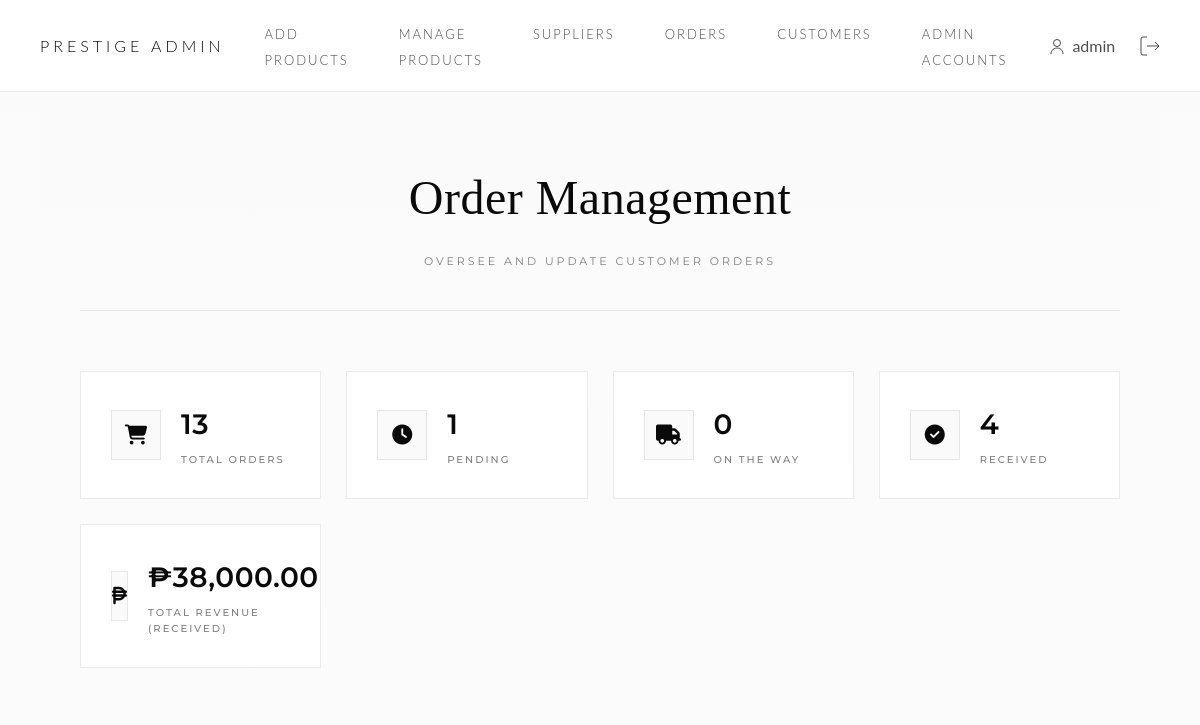
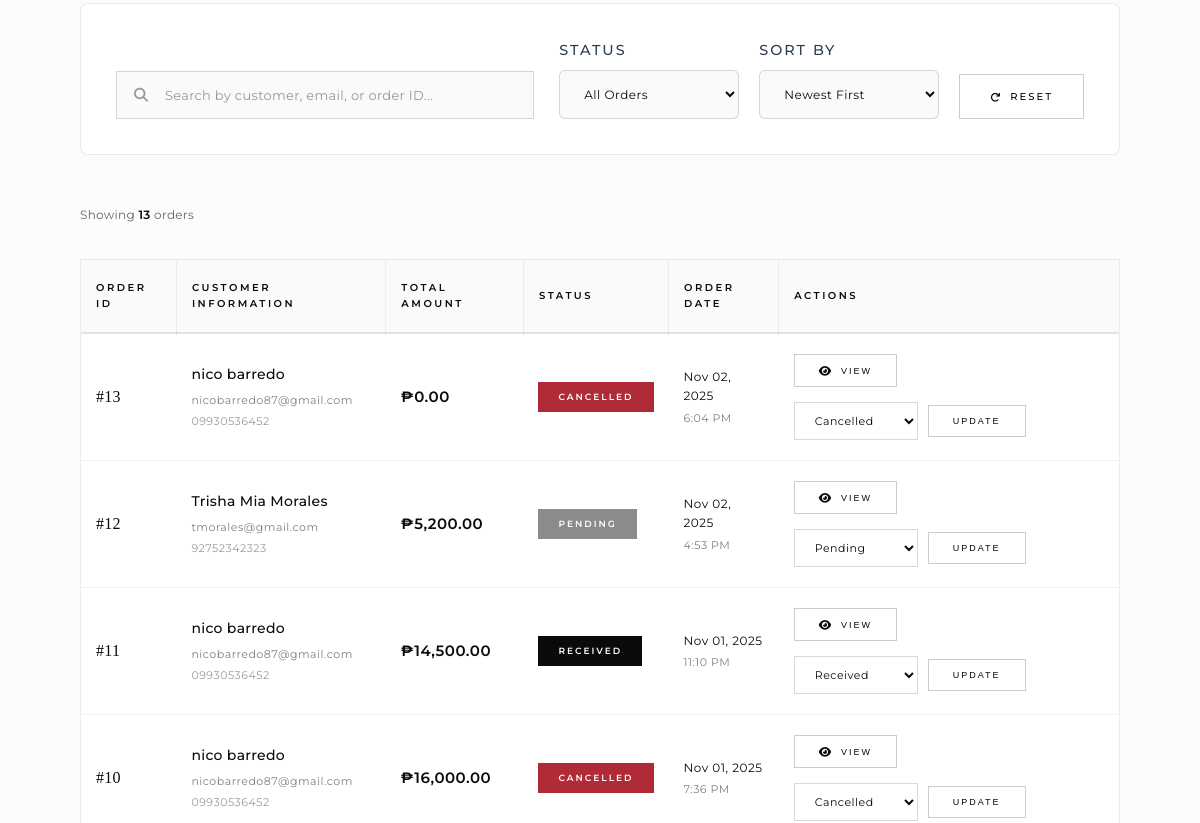
The app's page /admin/orders.php (signed in, upper part), older data (2 pictures, top to bottom).
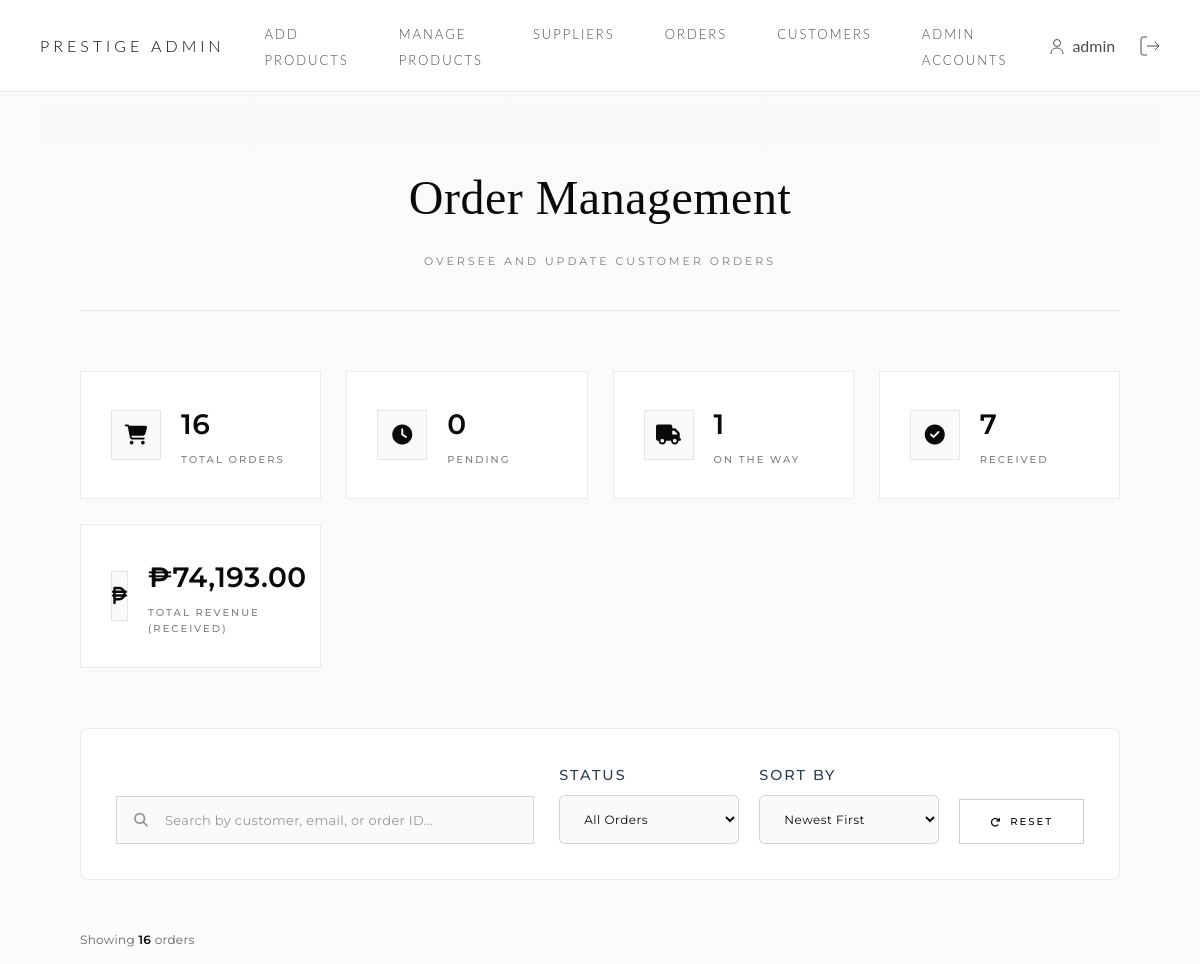
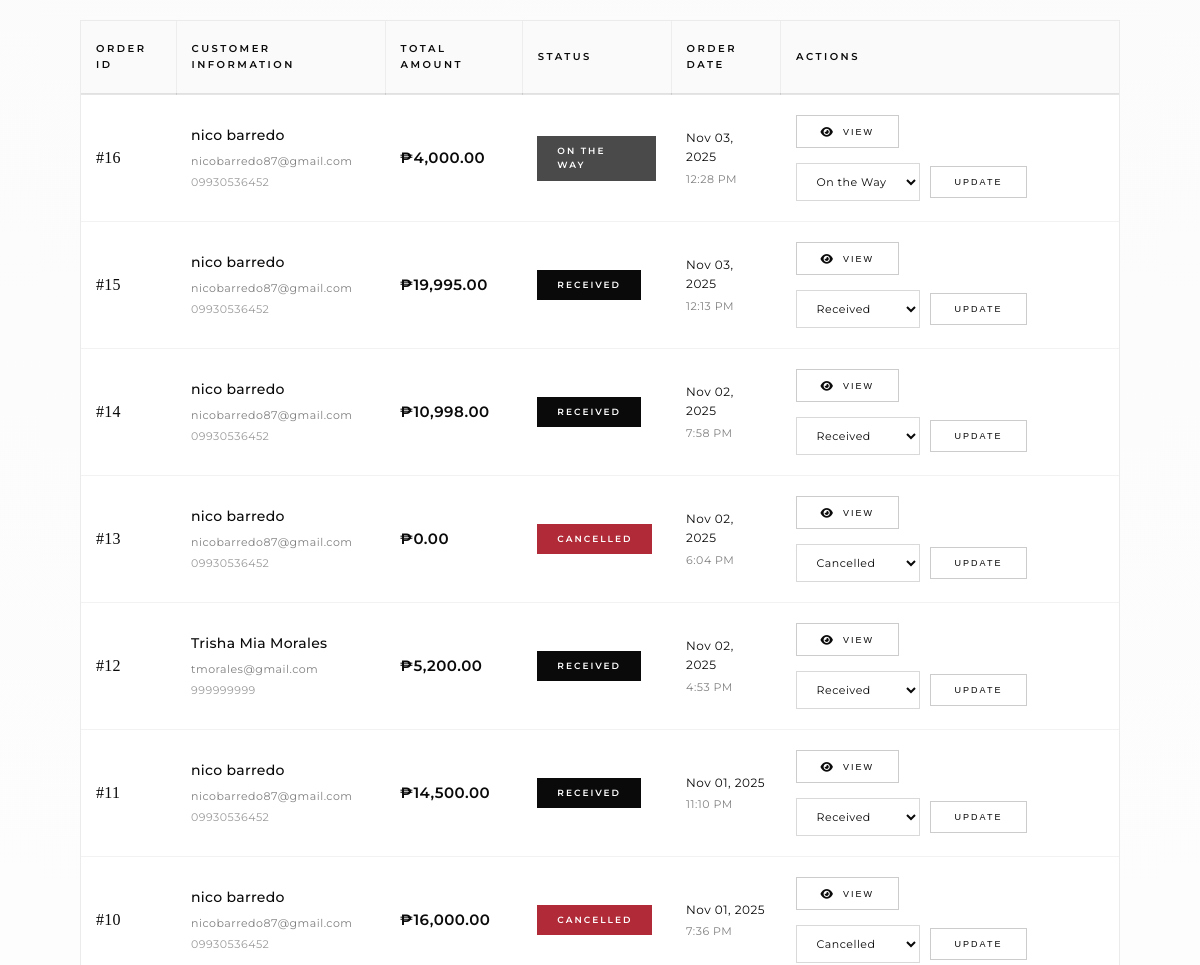
The same page, newer data (2 pictures, top to bottom).
### tables this page shows
CREATE TABLE `orders` (
  `order_id` int(11) NOT NULL,
  `customer_id` int(11) DEFAULT NULL,
  `order_date` datetime DEFAULT current_timestamp(),
  `order_status` varchar(20) DEFAULT 'Pending',
  `date_received` datetime DEFAULT NULL,
  `delivery_address` text DEFAULT NULL,
  `payment_method` varchar(50) DEFAULT 'COD',
  `payment_reference` varchar(100) DEFAULT NULL
);

CREATE TABLE `customers` (
  `customer_id` int(11) NOT NULL,
  `full_name` varchar(100) NOT NULL,
  `contact_number` varchar(20) DEFAULT NULL,
  `address` varchar(255) DEFAULT NULL,
  `email` varchar(100) DEFAULT NULL,
  `password` varchar(255) NOT NULL
);

### admin/orders.php (the view, shortened to what the changed rows need)
<?php
require_once '../includes/adminheader.php';
$sort_by = isset($_GET['sort']) ? $_GET['sort'] : 'date_desc';
$query = "
    SELECT
        o.order_id,
        o.customer_id,
        o.order_date,
        o.order_status,
        o.payment_method,
        c.full_name,
        c.email,
        c.contact_number,
        (SELECT IFNULL(SUM(od.quantity * od.unit_price),0) FROM order_details od WHERE od.order_id = o.order_id) AS total_amount
    FROM orders o
    JOIN customers c ON o.customer_id = c.customer_id
    WHERE 1=1
";
switch ($sort_by) {
    case 'date_desc':
        $query .= " ORDER BY o.order_date DESC";
        break;
}
$orders = $pdo->query($query)->fetchAll(PDO::FETCH_ASSOC);
$stats_query = "
    SELECT
        COUNT(*) as total_orders,
        SUM(CASE WHEN order_status = 'Pending' THEN 1 ELSE 0 END) as pending,
        SUM(CASE WHEN order_status = 'On the Way' THEN 1 ELSE 0 END) as on_the_way,
        SUM(CASE WHEN order_status = 'Received' THEN 1 ELSE 0 END) as received,
        SUM(CASE WHEN order_status = 'Cancelled' THEN 1 ELSE 0 END) as cancelled,
        (SELECT IFNULL(SUM(od.quantity * od.unit_price), 0)
         FROM order_details od
         JOIN orders o2 ON od.order_id = o2.order_id
         WHERE o2.order_status = 'Received') as total_revenue
    FROM orders
";
$stats = $pdo->query($stats_query)->fetch(PDO::FETCH_ASSOC);
?>
<link rel="stylesheet" href="https://cdnjs.cloudflare.com/ajax/libs/font-awesome/6.4.0/css/all.min.css">
<div class="admin-main">
    <div class="luxury-orders-container">
        <div class="page-header-lux">
            <h1 class="lux-admin-title">Order Management</h1>
        </div>
        <div class="stats-grid">
            <div class="stat-card">
                <div class="stat-content">
                    <div class="stat-value"><?= number_format($stats['total_orders']); ?></div>
                    <div class="stat-label">Total Orders</div>
                </div>
            </div>
            <div class="stat-card">
                <div class="stat-content">
                    <div class="stat-value"><?= number_format($stats['pending']); ?></div>
                    <div class="stat-label">Pending</div>
                </div>
            </div>
            <div class="stat-card">
                <div class="stat-content">
                    <div class="stat-value"><?= number_format($stats['on_the_way']); ?></div>
                    <div class="stat-label">On the Way</div>
                </div>
            </div>
            <div class="stat-card">
                <div class="stat-content">
                    <div class="stat-value"><?= number_format($stats['received']); ?></div>
                    <div class="stat-label">Received</div>
                </div>
            </div>
            <div class="stat-card stat-revenue">
                <div class="stat-content">
                    <div class="stat-value">₱<?= number_format($stats['total_revenue'], 2); ?></div>
                    <div class="stat-label">Total Revenue (Received)</div>
                </div>
            </div>
        </div>
        <div class="results-info">
            <p>Showing <strong><?= count($orders); ?></strong> order<?= count($orders) !== 1 ? 's' : ''; ?></p>
        </div>
        <div class="orders-table-wrapper">
            <table class="luxury-table">
                <thead>
                    <tr>
                        <th>Order ID</th>
                        <th>Customer Information</th>
                        <th>Total Amount</th>
                        <th>Status</th>
                        <th>Order Date</th>
                        <th>Actions</th>
                    </tr>
                </thead>
                <tbody>
                    <?php if (!$orders): ?>
                        <tr><td colspan="6" class="empty-state">
                            <i class="fas fa-inbox"></i>
                            <p>No orders found matching your criteria.</p>
                        </td></tr>
                    <?php else: ?>
                        <?php foreach ($orders as $order): ?>
                        <tr class="order-row">
                            <td class="order-id">
                                <span class="id-label">#<?= $order['order_id']; ?></span>
                            </td>
                            <td class="customer-info">
                                <div class="customer-name"><?= htmlspecialchars($order['full_name']); ?></div>
                                <div class="customer-email"><?= htmlspecialchars($order['email']); ?></div>
                                <div class="customer-phone"><?= htmlspecialchars($order['contact_number']); ?></div>
                            </td>
                            <td class="order-total">
                                <span class="amount">₱<?= number_format($order['total_amount'], 2); ?></span>
                            </td>
                            <td class="order-status-cell">
                                <?php
                                    $cssClass = strtolower(str_replace(' ', '-', $order['order_status']));
                                ?>
                                <span class="status-badge-lux <?= $cssClass; ?>">
                                    <?= htmlspecialchars($order['order_status']); ?>
                                </span>
                            </td>
                            <td class="order-date">
                                <div class="date-full"><?= date("M d, Y", strtotime($order['order_date'])); ?></div>
                                <div class="date-time"><?= date("g:i A", strtotime($order['order_date'])); ?></div>
                            </td>
                            <td class="actions-cell">
                                <button class="btn-lux btn-view" onclick="viewOrder(<?= $order['order_id']; ?>)">
                                    <i class="fas fa-eye"></i>
                                    <span>View</span>
                                </button>
                                <form method="POST" class="status-update-form">
                                    <select name="new_status" class="status-select-lux" aria-label="Change order status">
                                        <option value="Pending" <?= $order['order_status']=='Pending' ? 'selected' : ''; ?>>Pending</option>
                                        <option value="On the Way" <?= $order['order_status']=='On the Way' ? 'selected' : ''; ?>>On the Way</option>
                                        <option value="Received" <?= $order['order_status']=='Received' ? 'selected' : ''; ?>>Received</option>
                                        <option value="Cancelled" <?= $order['order_status']=='Cancelled' ? 'selected' : ''; ?>>Cancelled</option>
                                    </select>
                                    <button type="submit" name="update_status" class="btn-lux btn-update">
                                        <span>Update</span>
                                    </button>
                                </form>
                            </td>
                        </tr>
                        <?php endforeach; ?>
                    <?php endif; ?>
                </tbody>
            </table>
        </div>
    </div>
</div>
<?php require_once '../includes/footer.php'; ?>

Row changes from the older to the newer data that the page shows:
added orders: order_id "16", customer.full_name "nico barredo", customer.email "nicobarredo87@gmail.com", customer.contact_number "09930536452", total_amount "4,000.00", order_status "ON THE WAY", order_date "Nov 03, 2025", order_date "12:28 PM", new_status "On the Way"
added orders: order_id "15", customer.full_name "nico barredo", customer.email "nicobarredo87@gmail.com", customer.contact_number "09930536452", total_amount "19,995.00", order_status "RECEIVED", order_date "Nov 03, 2025", order_date "12:13 PM", new_status "Received"
added orders: order_id "14", customer.full_name "nico barredo", customer.email "nicobarredo87@gmail.com", customer.contact_number "09930536452", total_amount "10,998.00", order_status "RECEIVED", order_date "Nov 02, 2025", order_date "7:58 PM", new_status "Received"
changed orders "4:53 PM": customer.contact_number "92752342323" → "999999999"; order_status "PENDING" → "RECEIVED"; new_status "Pending" → "Received"
Text that changed along with them:
$stats['total_orders']: "13" → "16"
$stats['pending']: "1" → "0"
$stats['on_the_way']: "0" → "1"
$stats['received']: "4" → "7"
$stats['total_revenue']: "38,000.00" → "74,193.00"
count($orders): "13" → "16"
